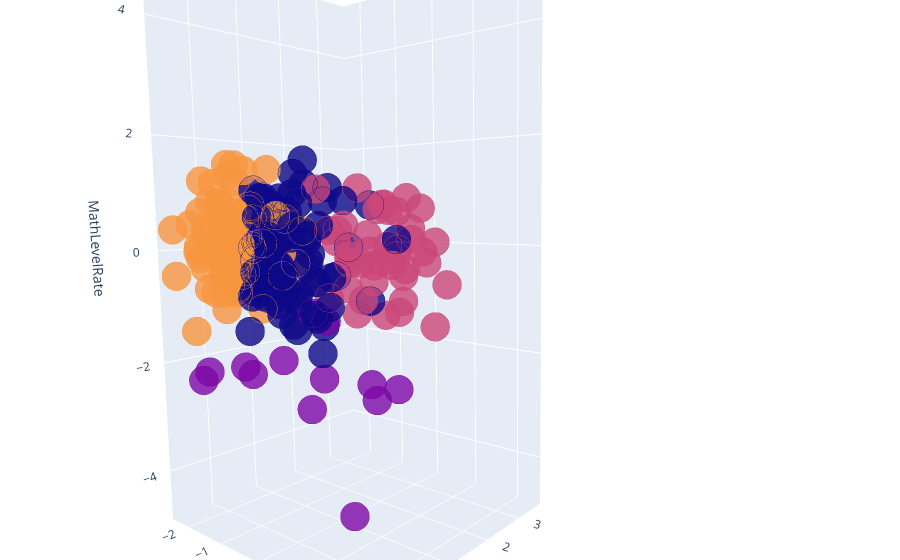

Here is the notebook cell this chart was saved with:
### Code cell
pcre['labels'] =  labels
trace1 = go.Scatter3d(
    x= pcre['OverallQuality'],
    y= pcre['white'],
    z= pcre['MathLevelRate'],
    mode='markers',
     marker=dict(
        color = pcre['labels'], 
        size= 10,
        line=dict(
            color= pcre['labels'],
            width= 12
        ),
        opacity=0.8
     )
)
df = [trace1]

layout = go.Layout(
    title = 'Character vs Gender vs Alive or not',
    margin=dict(
        l=0,
        r=0,
        b=0,
        t=0  
    ),
    scene = dict(
            xaxis = dict(title  = 'OverallQuality'),
            yaxis = dict(title  = 'white'),
            zaxis = dict(title  = 'MathLevelRate')
        )
)

fig = go.Figure(data=df, layout = layout)
py.iplot(fig)

### Figure 1 — Plotly figure (JSON) as saved in the notebook; plotly's stock layout.template omitted (floating-point values rounded to 4 significant figures; data arrays with more than 128 entries replaced by an {"elided": "..."} marker saying what was removed)
{"data": [{"marker": {"color": {"elided": "222 int values"}, "line": {"color": {"elided": "222 int values"}, "width": 12}, "opacity": 0.8, "size": 10}, "mode": "markers", "type": "scatter3d", "x": {"elided": "222 float values"}, "y": {"elided": "222 float values"}, "z": {"elided": "222 float values"}}], "layout": {"autosize": true, "dragmode": "pan", "margin": {"b": 0, "l": 0, "r": 0, "t": 0}, "scene": {"aspectmode": "auto", "aspectratio": {"x": 0.8211, "y": 0.7452, "z": 1.634}, "camera": {"center": {"x": -0.001104, "y": 0.4562, "z": -0.1518}, "eye": {"x": 1.436, "y": -1.376, "z": 0.1035}, "projection": {"type": "perspective"}, "up": {"x": -0.05942, "y": 0.09191, "z": 0.994}}, "dragmode": "pan", "xaxis": {"title": {"text": "OverallQuality"}, "type": "linear"}, "yaxis": {"title": {"text": "white"}, "type": "linear"}, "zaxis": {"title": {"text": "MathLevelRate"}, "type": "linear"}}, "title": {"text": "Character vs Gender vs Alive or not"}}}
